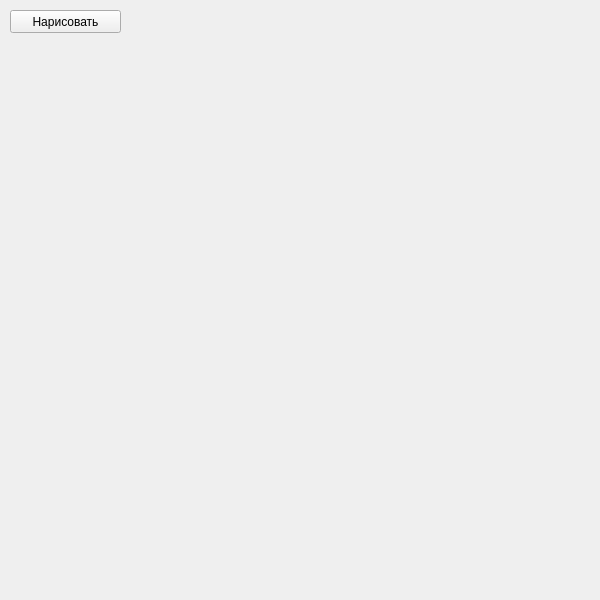
<?xml version="1.0" encoding="UTF-8"?>
<ui version="4.0">
 <class>MainWindow</class>
 <widget class="QMainWindow" name="MainWindow">
  <property name="geometry">
   <rect>
    <x>0</x>
    <y>0</y>
    <width>600</width>
    <height>600</height>
   </rect>
  </property>
  <property name="windowTitle">
   <string>Git и желтые окружности</string>
  </property>
  <widget class="QWidget" name="centralwidget">
   <widget class="QPushButton" name="btn_paint">
    <property name="geometry">
     <rect>
      <x>10</x>
      <y>10</y>
      <width>111</width>
      <height>23</height>
     </rect>
    </property>
    <property name="text">
     <string>Нарисовать</string>
    </property>
   </widget>
  </widget>
 </widget>
 <resources/>
 <connections/>
</ui>
